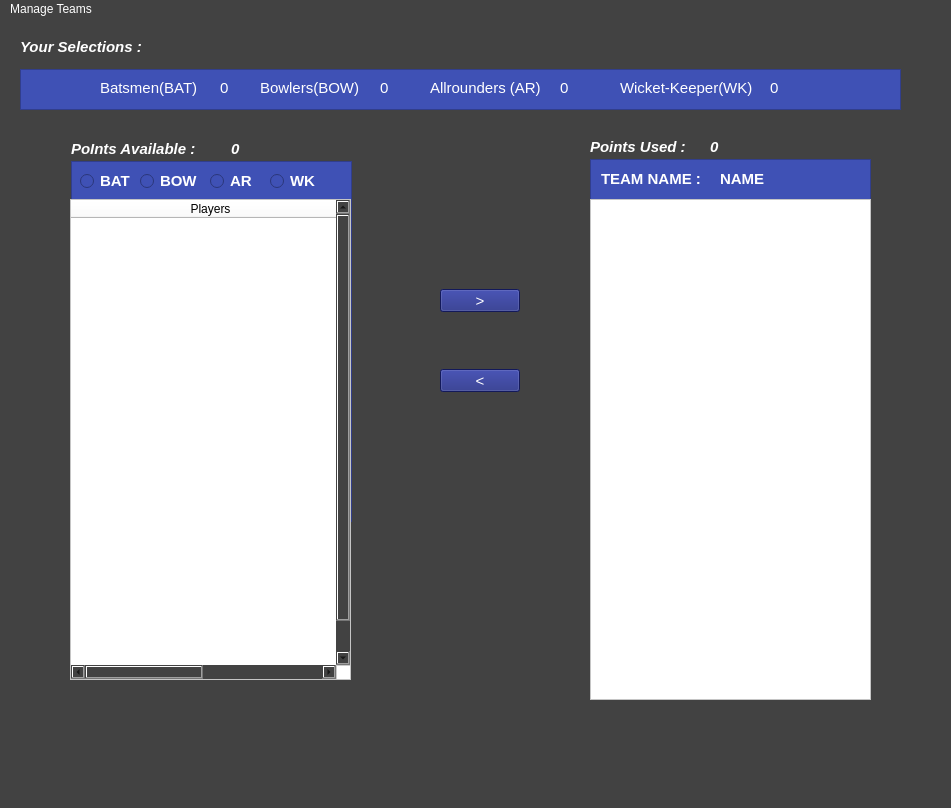
<?xml version="1.0" encoding="UTF-8"?>
<ui version="4.0">
 <class>MainWindow</class>
 <widget class="QMainWindow" name="MainWindow">
  <property name="geometry">
   <rect>
    <x>0</x>
    <y>0</y>
    <width>951</width>
    <height>808</height>
   </rect>
  </property>
  <property name="font">
   <font>
    <pointsize>10</pointsize>
   </font>
  </property>
  <property name="windowTitle">
   <string>MainWindow</string>
  </property>
  <property name="styleSheet">
   <string notr="true">background-color: rgb(239, 83, 80);
                        background-color: rgb(66,66,66);
            </string>
  </property>
  <widget class="QWidget" name="centralwidget">
   <widget class="QLabel" name="label">
    <property name="geometry">
     <rect>
      <x>20</x>
      <y>20</y>
      <width>161</width>
      <height>16</height>
     </rect>
    </property>
    <property name="font">
     <font>
      <pointsize>11</pointsize>
      <weight>75</weight>
      <italic>true</italic>
      <bold>true</bold>
     </font>
    </property>
    <property name="styleSheet">
     <string notr="true">color: rgb(255, 255, 255);</string>
    </property>
    <property name="text">
     <string>Your Selections :</string>
    </property>
   </widget>
   <widget class="QColumnView" name="columnView">
    <property name="geometry">
     <rect>
      <x>20</x>
      <y>50</y>
      <width>881</width>
      <height>41</height>
     </rect>
    </property>
    <property name="font">
     <font>
      <pointsize>11</pointsize>
     </font>
    </property>
    <property name="styleSheet">
     <string notr="true">background-color: rgb(63, 81, 181);</string>
    </property>
   </widget>
   <widget class="QLabel" name="label_2">
    <property name="geometry">
     <rect>
      <x>100</x>
      <y>60</y>
      <width>112</width>
      <height>18</height>
     </rect>
    </property>
    <property name="font">
     <font>
      <pointsize>11</pointsize>
     </font>
    </property>
    <property name="styleSheet">
     <string notr="true">color: rgb(255, 255, 255);
                        background-color: rgb(63, 81, 181);
                    </string>
    </property>
    <property name="text">
     <string>Batsmen(BAT)</string>
    </property>
   </widget>
   <widget class="QLabel" name="label_3">
    <property name="geometry">
     <rect>
      <x>260</x>
      <y>60</y>
      <width>113</width>
      <height>18</height>
     </rect>
    </property>
    <property name="font">
     <font>
      <pointsize>11</pointsize>
     </font>
    </property>
    <property name="styleSheet">
     <string notr="true">color: rgb(255, 255, 255);
                        background-color: rgb(63, 81, 181);
                    </string>
    </property>
    <property name="text">
     <string>Bowlers(BOW)</string>
    </property>
   </widget>
   <widget class="QLabel" name="label_5">
    <property name="geometry">
     <rect>
      <x>620</x>
      <y>60</y>
      <width>150</width>
      <height>18</height>
     </rect>
    </property>
    <property name="font">
     <font>
      <pointsize>11</pointsize>
     </font>
    </property>
    <property name="styleSheet">
     <string notr="true">color: rgb(255, 255, 255);
                        background-color: rgb(63, 81, 181);
                    </string>
    </property>
    <property name="text">
     <string>Wicket-Keeper(WK)</string>
    </property>
   </widget>
   <widget class="QLabel" name="label_4">
    <property name="geometry">
     <rect>
      <x>430</x>
      <y>60</y>
      <width>123</width>
      <height>18</height>
     </rect>
    </property>
    <property name="font">
     <font>
      <pointsize>11</pointsize>
     </font>
    </property>
    <property name="styleSheet">
     <string notr="true">color: rgb(255, 255, 255);
                        background-color: rgb(63, 81, 181);
                    </string>
    </property>
    <property name="text">
     <string>Allrounders (AR)</string>
    </property>
   </widget>
   <widget class="QListView" name="db_list">
    <property name="geometry">
     <rect>
      <x>71</x>
      <y>142</y>
      <width>281</width>
      <height>361</height>
     </rect>
    </property>
    <property name="font">
     <font>
      <pointsize>11</pointsize>
     </font>
    </property>
    <property name="styleSheet">
     <string notr="true">border-color: rgb(191, 54, 12);
                        background-color: rgb(63, 81, 181);
                        border-top-color: rgb(255, 255, 255);
                    </string>
    </property>
   </widget>
   <widget class="QListView" name="listView_2">
    <property name="geometry">
     <rect>
      <x>590</x>
      <y>140</y>
      <width>281</width>
      <height>361</height>
     </rect>
    </property>
    <property name="font">
     <font>
      <pointsize>11</pointsize>
     </font>
    </property>
    <property name="styleSheet">
     <string notr="true">color: rgb(255, 255, 255);
                        background-color: rgb(63, 81, 181);
                    </string>
    </property>
   </widget>
   <widget class="QPushButton" name="move_btn">
    <property name="geometry">
     <rect>
      <x>440</x>
      <y>270</y>
      <width>80</width>
      <height>23</height>
     </rect>
    </property>
    <property name="font">
     <font>
      <pointsize>11</pointsize>
     </font>
    </property>
    <property name="styleSheet">
     <string notr="true">color: rgb(255, 255, 255);
                        background-color: rgb(26, 35, 126);
                        border-color: rgb(255, 255, 255);
                    </string>
    </property>
    <property name="text">
     <string>&gt;</string>
    </property>
   </widget>
   <widget class="QLabel" name="label_6">
    <property name="geometry">
     <rect>
      <x>71</x>
      <y>122</y>
      <width>151</width>
      <height>16</height>
     </rect>
    </property>
    <property name="font">
     <font>
      <pointsize>11</pointsize>
      <weight>75</weight>
      <italic>true</italic>
      <bold>true</bold>
     </font>
    </property>
    <property name="styleSheet">
     <string notr="true">color: rgb(255, 255, 255);</string>
    </property>
    <property name="text">
     <string>PoInts Available :</string>
    </property>
   </widget>
   <widget class="QLabel" name="label_7">
    <property name="geometry">
     <rect>
      <x>590</x>
      <y>120</y>
      <width>111</width>
      <height>16</height>
     </rect>
    </property>
    <property name="font">
     <font>
      <pointsize>11</pointsize>
      <weight>75</weight>
      <italic>true</italic>
      <bold>true</bold>
     </font>
    </property>
    <property name="styleSheet">
     <string notr="true">color: rgb(255, 255, 255);</string>
    </property>
    <property name="text">
     <string>Points Used :</string>
    </property>
   </widget>
   <widget class="QRadioButton" name="bow_radio">
    <property name="geometry">
     <rect>
      <x>140</x>
      <y>150</y>
      <width>59</width>
      <height>24</height>
     </rect>
    </property>
    <property name="font">
     <font>
      <pointsize>11</pointsize>
      <weight>75</weight>
      <bold>true</bold>
     </font>
    </property>
    <property name="styleSheet">
     <string notr="true">color: rgb(255, 255, 255);
                        background-color: rgb(63, 81, 181);
                    </string>
    </property>
    <property name="text">
     <string>BOW</string>
    </property>
   </widget>
   <widget class="QRadioButton" name="ar_radio">
    <property name="geometry">
     <rect>
      <x>210</x>
      <y>150</y>
      <width>46</width>
      <height>24</height>
     </rect>
    </property>
    <property name="font">
     <font>
      <pointsize>11</pointsize>
      <weight>75</weight>
      <bold>true</bold>
     </font>
    </property>
    <property name="styleSheet">
     <string notr="true">color: rgb(255, 255, 255);
                        background-color: rgb(63, 81, 181);
                    </string>
    </property>
    <property name="text">
     <string>AR</string>
    </property>
   </widget>
   <widget class="QRadioButton" name="wk_radio">
    <property name="geometry">
     <rect>
      <x>270</x>
      <y>150</y>
      <width>51</width>
      <height>24</height>
     </rect>
    </property>
    <property name="font">
     <font>
      <pointsize>11</pointsize>
      <weight>75</weight>
      <bold>true</bold>
     </font>
    </property>
    <property name="styleSheet">
     <string notr="true">color: rgb(255, 255, 255);
                        background-color: rgb(63, 81, 181);
                    </string>
    </property>
    <property name="text">
     <string>WK</string>
    </property>
   </widget>
   <widget class="QListView" name="team_list">
    <property name="geometry">
     <rect>
      <x>590</x>
      <y>180</y>
      <width>281</width>
      <height>501</height>
     </rect>
    </property>
    <property name="font">
     <font>
      <pointsize>11</pointsize>
     </font>
    </property>
    <property name="styleSheet">
     <string notr="true">border-color: rgb(85, 255, 127);
                        background-color: rgb(255, 255, 255);
                    </string>
    </property>
   </widget>
   <widget class="QLabel" name="label_8">
    <property name="geometry">
     <rect>
      <x>601</x>
      <y>151</y>
      <width>113</width>
      <height>18</height>
     </rect>
    </property>
    <property name="font">
     <font>
      <pointsize>11</pointsize>
      <weight>75</weight>
      <bold>true</bold>
     </font>
    </property>
    <property name="styleSheet">
     <string notr="true">color: rgb(255, 255, 255);
                        background-color: rgb(63, 81, 181);
                    </string>
    </property>
    <property name="text">
     <string>TEAM NAME :</string>
    </property>
   </widget>
   <widget class="QLabel" name="no_bat">
    <property name="geometry">
     <rect>
      <x>220</x>
      <y>60</y>
      <width>16</width>
      <height>18</height>
     </rect>
    </property>
    <property name="font">
     <font>
      <pointsize>11</pointsize>
     </font>
    </property>
    <property name="styleSheet">
     <string notr="true">color: rgb(255, 255, 255)
                        ;background-color: rgb(63, 81, 181);
                    </string>
    </property>
    <property name="text">
     <string>0</string>
    </property>
   </widget>
   <widget class="QRadioButton" name="bat_radio">
    <property name="geometry">
     <rect>
      <x>80</x>
      <y>150</y>
      <width>55</width>
      <height>24</height>
     </rect>
    </property>
    <property name="font">
     <font>
      <pointsize>11</pointsize>
      <weight>75</weight>
      <bold>true</bold>
     </font>
    </property>
    <property name="cursor">
     <cursorShape>ArrowCursor</cursorShape>
    </property>
    <property name="acceptDrops">
     <bool>false</bool>
    </property>
    <property name="toolTipDuration">
     <number>-3</number>
    </property>
    <property name="autoFillBackground">
     <bool>false</bool>
    </property>
    <property name="styleSheet">
     <string notr="true">color: rgb(255, 255, 255);
                        background-color: rgb(63, 81, 181);
                    </string>
    </property>
    <property name="text">
     <string>BAT</string>
    </property>
    <property name="checkable">
     <bool>true</bool>
    </property>
    <property name="checked">
     <bool>false</bool>
    </property>
   </widget>
   <widget class="QLabel" name="no_ar">
    <property name="geometry">
     <rect>
      <x>560</x>
      <y>60</y>
      <width>16</width>
      <height>18</height>
     </rect>
    </property>
    <property name="font">
     <font>
      <pointsize>11</pointsize>
     </font>
    </property>
    <property name="styleSheet">
     <string notr="true">color: rgb(255, 255, 255);
                        background-color: rgb(63, 81, 181);
                    </string>
    </property>
    <property name="text">
     <string>0</string>
    </property>
   </widget>
   <widget class="QLabel" name="no_bow">
    <property name="geometry">
     <rect>
      <x>380</x>
      <y>60</y>
      <width>16</width>
      <height>18</height>
     </rect>
    </property>
    <property name="font">
     <font>
      <pointsize>11</pointsize>
     </font>
    </property>
    <property name="styleSheet">
     <string notr="true">color: rgb(255, 255, 255);
                        background-color: rgb(63, 81, 181);
                    </string>
    </property>
    <property name="text">
     <string>0</string>
    </property>
   </widget>
   <widget class="QLabel" name="no_wk">
    <property name="geometry">
     <rect>
      <x>770</x>
      <y>60</y>
      <width>16</width>
      <height>18</height>
     </rect>
    </property>
    <property name="font">
     <font>
      <pointsize>11</pointsize>
     </font>
    </property>
    <property name="styleSheet">
     <string notr="true">color: rgb(255, 255, 255);
                        background-color: rgb(63, 81, 181);
                    </string>
    </property>
    <property name="text">
     <string>0</string>
    </property>
   </widget>
   <widget class="QLabel" name="team_name">
    <property name="geometry">
     <rect>
      <x>720</x>
      <y>151</y>
      <width>141</width>
      <height>18</height>
     </rect>
    </property>
    <property name="font">
     <font>
      <pointsize>11</pointsize>
      <weight>75</weight>
      <bold>true</bold>
     </font>
    </property>
    <property name="styleSheet">
     <string notr="true">color: rgb(255, 255, 255);
                        background-color: rgb(63, 81, 181);
                    </string>
    </property>
    <property name="text">
     <string>NAME</string>
    </property>
   </widget>
   <widget class="QLabel" name="points_used">
    <property name="geometry">
     <rect>
      <x>710</x>
      <y>120</y>
      <width>121</width>
      <height>16</height>
     </rect>
    </property>
    <property name="font">
     <font>
      <pointsize>11</pointsize>
      <weight>75</weight>
      <italic>true</italic>
      <bold>true</bold>
     </font>
    </property>
    <property name="styleSheet">
     <string notr="true">color: rgb(255, 255, 255);</string>
    </property>
    <property name="text">
     <string>0</string>
    </property>
   </widget>
   <widget class="QLabel" name="points_available">
    <property name="geometry">
     <rect>
      <x>231</x>
      <y>122</y>
      <width>151</width>
      <height>16</height>
     </rect>
    </property>
    <property name="font">
     <font>
      <pointsize>11</pointsize>
      <weight>75</weight>
      <italic>true</italic>
      <bold>true</bold>
     </font>
    </property>
    <property name="styleSheet">
     <string notr="true">color: rgb(255, 255, 255);</string>
    </property>
    <property name="text">
     <string>0</string>
    </property>
   </widget>
   <widget class="QTableWidget" name="tableWidget">
    <property name="geometry">
     <rect>
      <x>70</x>
      <y>180</y>
      <width>281</width>
      <height>481</height>
     </rect>
    </property>
    <property name="font">
     <font>
      <pointsize>12</pointsize>
      <weight>50</weight>
      <bold>false</bold>
     </font>
    </property>
    <property name="autoFillBackground">
     <bool>false</bool>
    </property>
    <property name="styleSheet">
     <string notr="true">background-color: rgb(255, 255, 255);
border-bottom-color: rgb(255, 255, 255);</string>
    </property>
    <property name="inputMethodHints">
     <set>Qt::ImhNone</set>
    </property>
    <property name="autoScroll">
     <bool>true</bool>
    </property>
    <property name="editTriggers">
     <set>QAbstractItemView::NoEditTriggers</set>
    </property>
    <property name="alternatingRowColors">
     <bool>false</bool>
    </property>
    <property name="selectionMode">
     <enum>QAbstractItemView::SingleSelection</enum>
    </property>
    <property name="showGrid">
     <bool>false</bool>
    </property>
    <property name="gridStyle">
     <enum>Qt::DashLine</enum>
    </property>
    <property name="wordWrap">
     <bool>true</bool>
    </property>
    <property name="cornerButtonEnabled">
     <bool>false</bool>
    </property>
    <property name="rowCount">
     <number>15</number>
    </property>
    <property name="columnCount">
     <number>2</number>
    </property>
    <attribute name="horizontalHeaderVisible">
     <bool>true</bool>
    </attribute>
    <attribute name="horizontalHeaderDefaultSectionSize">
     <number>279</number>
    </attribute>
    <attribute name="horizontalHeaderHighlightSections">
     <bool>false</bool>
    </attribute>
    <attribute name="verticalHeaderVisible">
     <bool>false</bool>
    </attribute>
    <row/>
    <row/>
    <row/>
    <row/>
    <row/>
    <row/>
    <row/>
    <row/>
    <row/>
    <row/>
    <row/>
    <row/>
    <row/>
    <row/>
    <row/>
    <column>
     <property name="text">
      <string>Players</string>
     </property>
    </column>
    <column/>
    <item row="0" column="0">
     <property name="text">
      <string/>
     </property>
    </item>
    <item row="1" column="0">
     <property name="font">
      <font>
       <pointsize>11</pointsize>
      </font>
     </property>
     <property name="textAlignment">
      <set>AlignCenter</set>
     </property>
    </item>
   </widget>
   <widget class="QPushButton" name="move_btn_2">
    <property name="geometry">
     <rect>
      <x>440</x>
      <y>350</y>
      <width>80</width>
      <height>23</height>
     </rect>
    </property>
    <property name="font">
     <font>
      <pointsize>11</pointsize>
     </font>
    </property>
    <property name="styleSheet">
     <string notr="true">color: rgb(255, 255, 255);
                        background-color: rgb(26, 35, 126);
                        border-color: rgb(255, 255, 255);
                    </string>
    </property>
    <property name="text">
     <string>&lt;</string>
    </property>
   </widget>
  </widget>
  <widget class="QMenuBar" name="menubar">
   <property name="geometry">
    <rect>
     <x>0</x>
     <y>0</y>
     <width>951</width>
     <height>20</height>
    </rect>
   </property>
   <property name="styleSheet">
    <string notr="true">background-color: rgb(66,66,66);
                    color: rgb(255, 255, 255);
                </string>
   </property>
   <widget class="QMenu" name="menuManage_Teams">
    <property name="styleSheet">
     <string notr="true">color: rgb(255, 255, 255);
                        background-color: rgb(66,66,66);
                    </string>
    </property>
    <property name="title">
     <string>Manage Teams</string>
    </property>
    <addaction name="actionNEW_team"/>
    <addaction name="actionOPEN_Team"/>
    <addaction name="actionSAVE_Team"/>
    <addaction name="actionEvaluate_Team"/>
   </widget>
   <addaction name="menuManage_Teams"/>
  </widget>
  <widget class="QStatusBar" name="statusbar"/>
  <action name="actionNEW_team">
   <property name="text">
    <string>NEW Team</string>
   </property>
   <property name="shortcutContext">
    <enum>Qt::WindowShortcut</enum>
   </property>
   <property name="visible">
    <bool>true</bool>
   </property>
   <property name="menuRole">
    <enum>QAction::TextHeuristicRole</enum>
   </property>
  </action>
  <action name="actionOPEN_Team">
   <property name="text">
    <string>OPEN Team</string>
   </property>
  </action>
  <action name="actionSAVE_Team">
   <property name="text">
    <string>SAVE Team</string>
   </property>
  </action>
  <action name="actionEvaluate_Team">
   <property name="text">
    <string>EVALUATE Team</string>
   </property>
  </action>
 </widget>
 <resources/>
 <connections/>
</ui>
